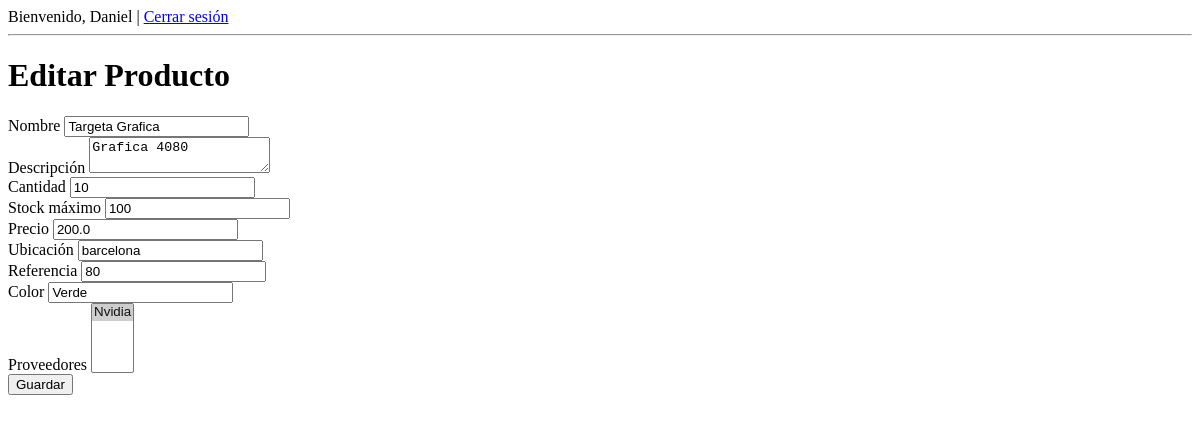
Before: /producto/editar/1 (signed in) with the older database file.
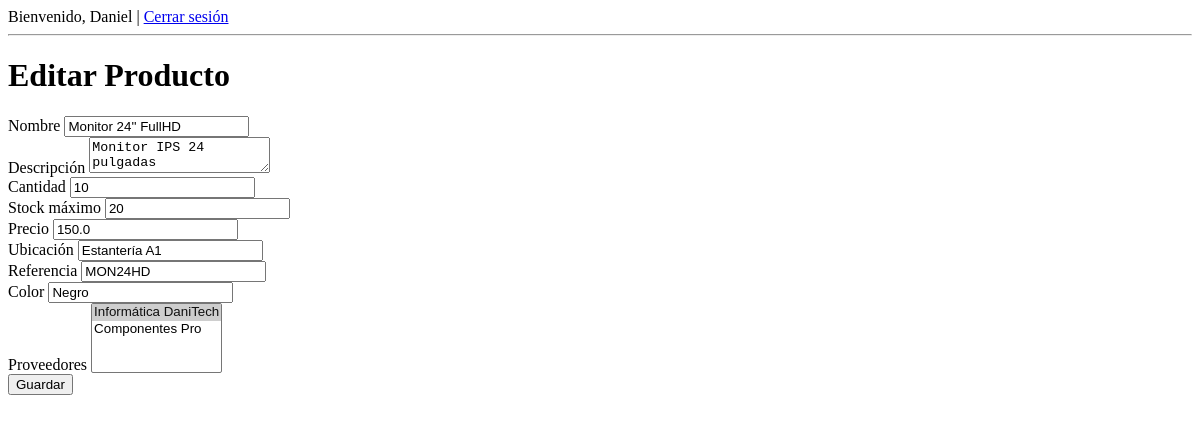
After: the same page with the newer database file.
### app/models.py (models this page shows, shortened)
class Producto(db.Model):
    id = db.Column(db.Integer, primary_key=True)
    nombre = db.Column(db.String(150), nullable=False)
    descripcion = db.Column(db.Text)
    cantidad = db.Column(db.Integer, nullable=False)
    stock_maximo = db.Column(db.Integer, nullable=False, default=100)
    precio = db.Column(db.Float, nullable=False)
    ubicacion = db.Column(db.String(100))
    referencia = db.Column(db.String(100))
    color = db.Column(db.String(50))
    proveedores = db.relationship('Proveedor', secondary=producto_proveedor, backref='productos')

### app/routes.py (the view, shortened to what this page needs)
@main.route('/producto/editar/<int:id>', methods=['GET', 'POST'])
@login_required
def editar_producto(id):
    producto = Producto.query.get_or_404(id)
    form = ProductoForm(obj=producto)
    form.proveedores.choices = [(p.id, p.nombre_empresa) for p in Proveedor.query.all()]
    form.proveedores.data = [p.id for p in producto.proveedores]
    return render_template('productos/formulario.html', form=form, titulo='Editar Producto')

### app/forms.py
class ProductoForm(FlaskForm):
    nombre = StringField('Nombre', validators=[DataRequired()])
    descripcion = TextAreaField('Descripción')
    cantidad = IntegerField('Cantidad', validators=[DataRequired()])
    stock_maximo = IntegerField('Stock máximo', validators=[DataRequired()])
    precio = FloatField('Precio', validators=[DataRequired()])
    ubicacion = StringField('Ubicación')
    referencia = StringField('Referencia')
    color = StringField('Color')
    proveedores = SelectMultipleField('Proveedores', coerce=int)
    submit = SubmitField('Guardar')

### app/routes.py (called while the page is built)
@login_manager.user_loader
def load_user(user_id):
    return Usuario.query.get(int(user_id))

### app/templates/productos/formulario.html (shortened to what this page needs)
{% extends 'base.html' %}
{% block content %}
<h1>{{ titulo }}</h1>
<form method="POST">
    {{ form.nombre.label }} {{ form.nombre() }}<br>
    {{ form.descripcion.label }} {{ form.descripcion() }}<br>
    {{ form.cantidad.label }} {{ form.cantidad() }}<br>
    {{ form.stock_maximo.label }} {{ form.stock_maximo() }}<br>
    {{ form.precio.label }} {{ form.precio() }}<br>
    {{ form.ubicacion.label }} {{ form.ubicacion() }}<br>
    {{ form.referencia.label }} {{ form.referencia() }}<br>
    {{ form.color.label }} {{ form.color() }}<br>
    {{ form.proveedores.label }} {{ form.proveedores(multiple=True) }}<br>
    {{ form.submit() }}
</form>
{% endblock %}

Changed rows visible on the page:
changed Producto: nombre "Targeta Grafica" → "Monitor 24'' FullHD"; descripcion "Grafica 4080" → "Monitor IPS 24 pulgadas"; stock_maximo "100" → "20"; precio "200.0" → "150.0"; ubicacion "barcelona" → "Estantería A1"; referencia "80" → "MON24HD"; color "Verde" → "Negro"
Other visible differences:
form field proveedores: "Nvidia ☑" → "Informática DaniTech ☑ / Componentes Pro"
